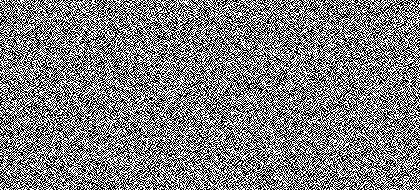
%> input picture Lab1/Binary Visual Secret Sharing_1.png, 420 x 190 px, shrunk from 5096 x 2310 before the run, given in place of 1.png, which was not available
$ octave --eval "Visual_Cryptography;"   (GNU Octave 9; MATLAB toolbox functions it lacks are replaced by stand-ins)
%> lines starting %> are read from the running program, lines starting %| are printed output that depends on the picture; pictures that were not available may be replaced by others from this repository, and a replacement may not be noted
function Visual_Cryptography()
    % 读取图像
    img = imread("1.png");
%> img is the input picture: size 190x420 uint8; values 127 (black) and 128 (white), 49.9% white in thin lines or dots

    % 选择模式
    mode = input('请选择: 1-二值, 2-灰度, 3-彩色: ');
%> the answer given: 1

    switch mode
        case 1
            processBinary(img);
        case 2
            processGray(img);
        case 3
            processColor(img);
    end
end

% 二值图像处理
function processBinary(img)
    % 如果是彩色图像转换为二值图像
    if size(img,3)==3
        img = rgb2gray(img);
    end
    img = imbinarize(img);
%> img: size 190x420 logical; 49.9% white in thin lines or dots
    % 获取原始图像的长宽
    [h,w] = size(img);
%> h = 190; w = 420
    % 初始化分享图
    s1 = zeros(2*h,2*w);
    s2 = zeros(2*h,2*w);
    % 预定义像素块模式，第一种模式为白黑黑白，第二种模式为黑白白黑
    patterns = {
        [1 0;0 1],
        [0 1;1 0]
    };

    % 编码
    for i=1:h
        for j=1:w
            r = randi(2);
            p = patterns{r};
            % 如果像素为白色
            if img(i,j)==1
                s1(2*i-1:2*i,2*j-1:2*j) = p;
                s2(2*i-1:2*i,2*j-1:2*j) = 1-p;
            % 像素为黑色
            else
                s1(2*i-1:2*i,2*j-1:2*j) = p;
                s2(2*i-1:2*i,2*j-1:2*j) = p;
            end
        end
    end
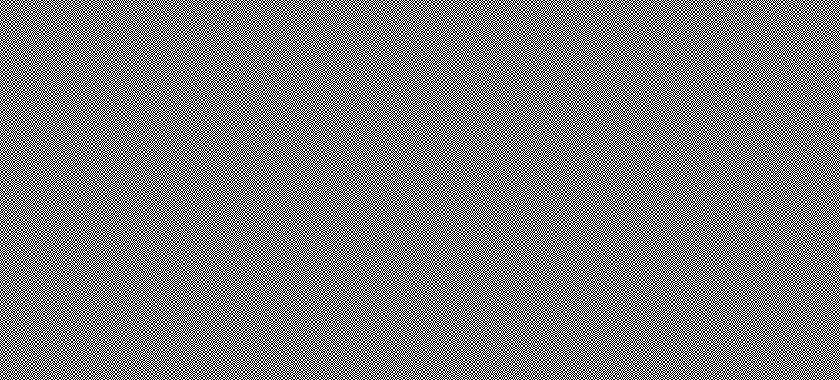
%> s1: size 380x840 double; values 0 (black) and 1 (white), 50% white in thin lines or dots
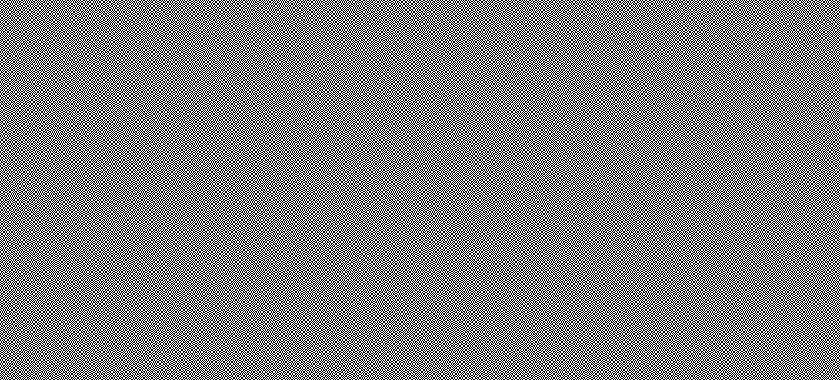
%> s2: size 380x840 double; values 0 (black) and 1 (white), 50% white in thin lines or dots

    % 恢复后的图像
    recover = xor(s1, s2);
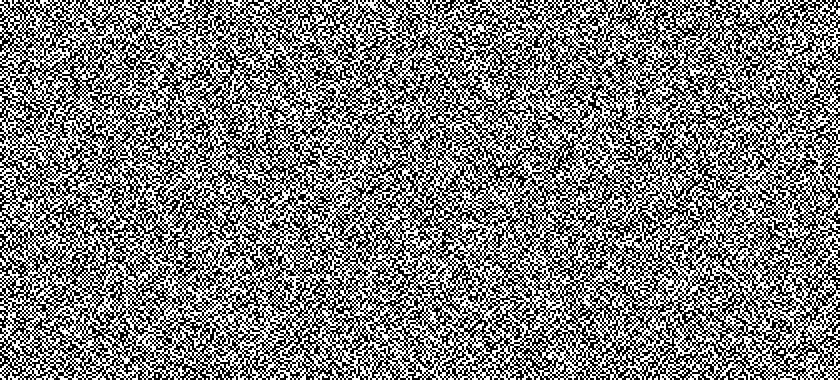
%> recover: size 380x840 logical; 49.9% white in thin lines or dots

    % 显示结果
    figure;
    subplot(221); imshow(img); title('原图');
    subplot(222); imshow(s1); title('分享1');
    subplot(223); imshow(s2); title('分享2');
    subplot(224); imshow(recover); title('恢复');

    imwrite(s1, "Binary Visual Secret Sharing_1.png");
    imwrite(s2, "Binary Visual Secret Sharing_2.png");
    imwrite(recover, "Binary Recovery.png");
end

% 灰度图像处理（使用误差扩散半色调）
% [45 lines left out: function processGray, not called in this run]

% 彩色图像处理
% [35 lines left out: function processColor, not called in this run]

% 处理单个颜色通道（带误差扩散）
% [22 lines left out: function processColorChannel, not called in this run]

% Floyd-Steinberg 误差扩散半色调
% [37 lines left out: function errorDiffusionHalftone, not called in this run]
